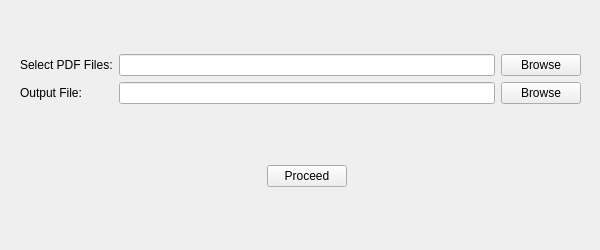
<?xml version="1.0" encoding="UTF-8"?>
<ui version="4.0">
 <class>PDFMerger</class>
 <widget class="QWidget" name="PDFMerger">
  <property name="geometry">
   <rect>
    <x>0</x>
    <y>0</y>
    <width>600</width>
    <height>250</height>
   </rect>
  </property>
  <property name="minimumSize">
   <size>
    <width>600</width>
    <height>250</height>
   </size>
  </property>
  <property name="maximumSize">
   <size>
    <width>600</width>
    <height>250</height>
   </size>
  </property>
  <property name="windowTitle">
   <string>PDF Merger</string>
  </property>
  <widget class="QWidget" name="gridLayoutWidget">
   <property name="geometry">
    <rect>
     <x>20</x>
     <y>0</y>
     <width>561</width>
     <height>241</height>
    </rect>
   </property>
   <layout class="QGridLayout" name="gridLayout">
    <item row="4" column="3">
     <spacer name="horizontalSpacer_2">
      <property name="orientation">
       <enum>Qt::Horizontal</enum>
      </property>
      <property name="sizeHint" stdset="0">
       <size>
        <width>40</width>
        <height>20</height>
       </size>
      </property>
     </spacer>
    </item>
    <item row="4" column="2">
     <widget class="QPushButton" name="proceed_button">
      <property name="text">
       <string>Proceed</string>
      </property>
     </widget>
    </item>
    <item row="2" column="4">
     <widget class="QPushButton" name="output_browse_button">
      <property name="text">
       <string>Browse</string>
      </property>
     </widget>
    </item>
    <item row="1" column="0">
     <widget class="QLabel" name="input_label">
      <property name="text">
       <string>Select PDF Files:</string>
      </property>
     </widget>
    </item>
    <item row="1" column="4">
     <widget class="QPushButton" name="input_browse_button">
      <property name="text">
       <string>Browse</string>
      </property>
     </widget>
    </item>
    <item row="2" column="0">
     <widget class="QLabel" name="output_label">
      <property name="text">
       <string>Output File: </string>
      </property>
     </widget>
    </item>
    <item row="4" column="1">
     <spacer name="horizontalSpacer">
      <property name="orientation">
       <enum>Qt::Horizontal</enum>
      </property>
      <property name="sizeHint" stdset="0">
       <size>
        <width>40</width>
        <height>20</height>
       </size>
      </property>
     </spacer>
    </item>
    <item row="3" column="1" colspan="3">
     <spacer name="verticalSpacer_3">
      <property name="orientation">
       <enum>Qt::Vertical</enum>
      </property>
      <property name="sizeHint" stdset="0">
       <size>
        <width>20</width>
        <height>40</height>
       </size>
      </property>
     </spacer>
    </item>
    <item row="2" column="1" colspan="3">
     <widget class="QLineEdit" name="output_line_edit">
      <property name="readOnly">
       <bool>true</bool>
      </property>
     </widget>
    </item>
    <item row="1" column="1" colspan="3">
     <widget class="QLineEdit" name="input_line_edit">
      <property name="readOnly">
       <bool>true</bool>
      </property>
     </widget>
    </item>
    <item row="0" column="1" colspan="3">
     <spacer name="verticalSpacer">
      <property name="orientation">
       <enum>Qt::Vertical</enum>
      </property>
      <property name="sizeHint" stdset="0">
       <size>
        <width>20</width>
        <height>40</height>
       </size>
      </property>
     </spacer>
    </item>
    <item row="5" column="1" colspan="3">
     <spacer name="verticalSpacer_2">
      <property name="orientation">
       <enum>Qt::Vertical</enum>
      </property>
      <property name="sizeHint" stdset="0">
       <size>
        <width>20</width>
        <height>40</height>
       </size>
      </property>
     </spacer>
    </item>
   </layout>
  </widget>
 </widget>
 <resources/>
 <connections/>
</ui>
